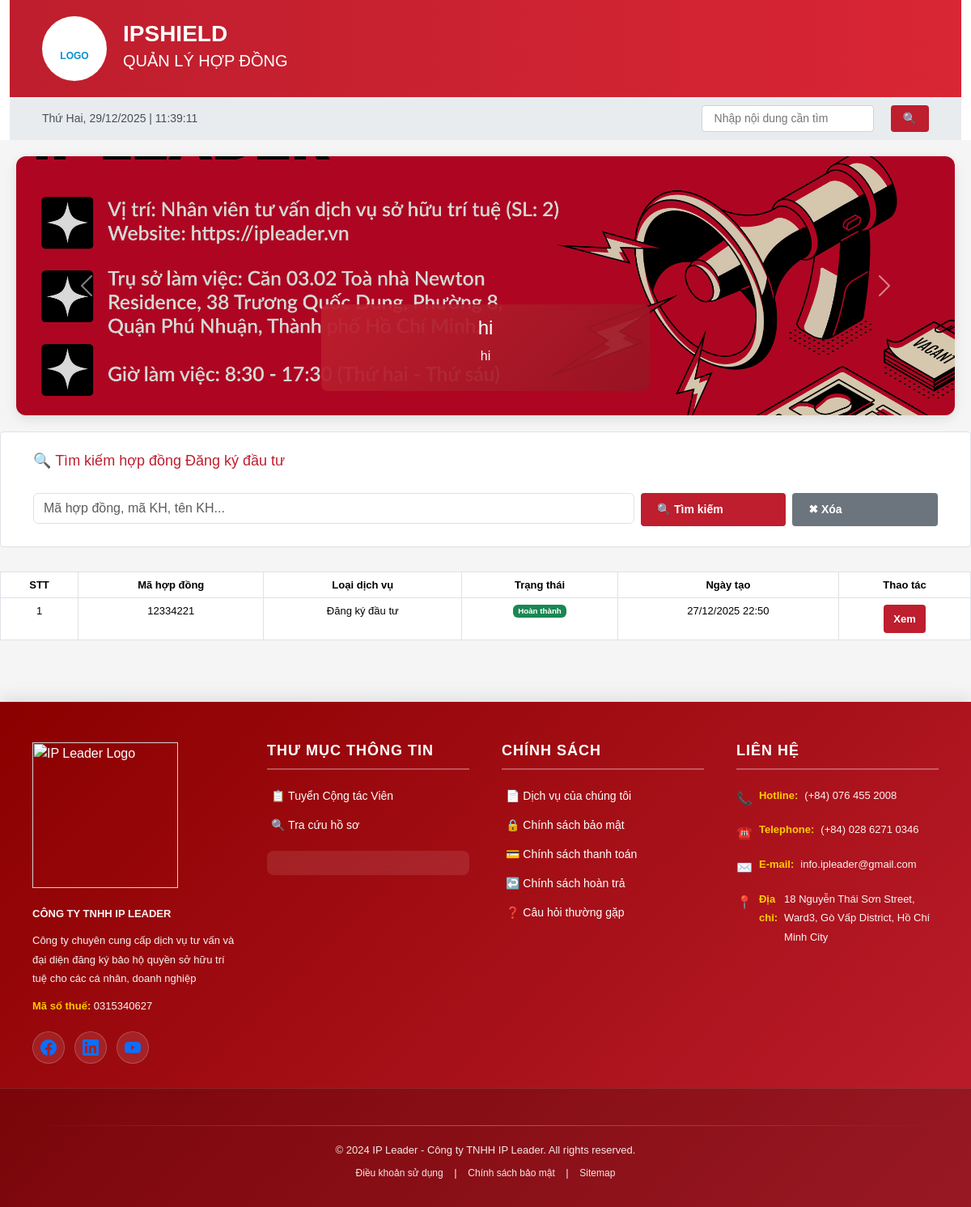
Before: /hop-dong/dang-ky-dau-tu/ with the older database file.
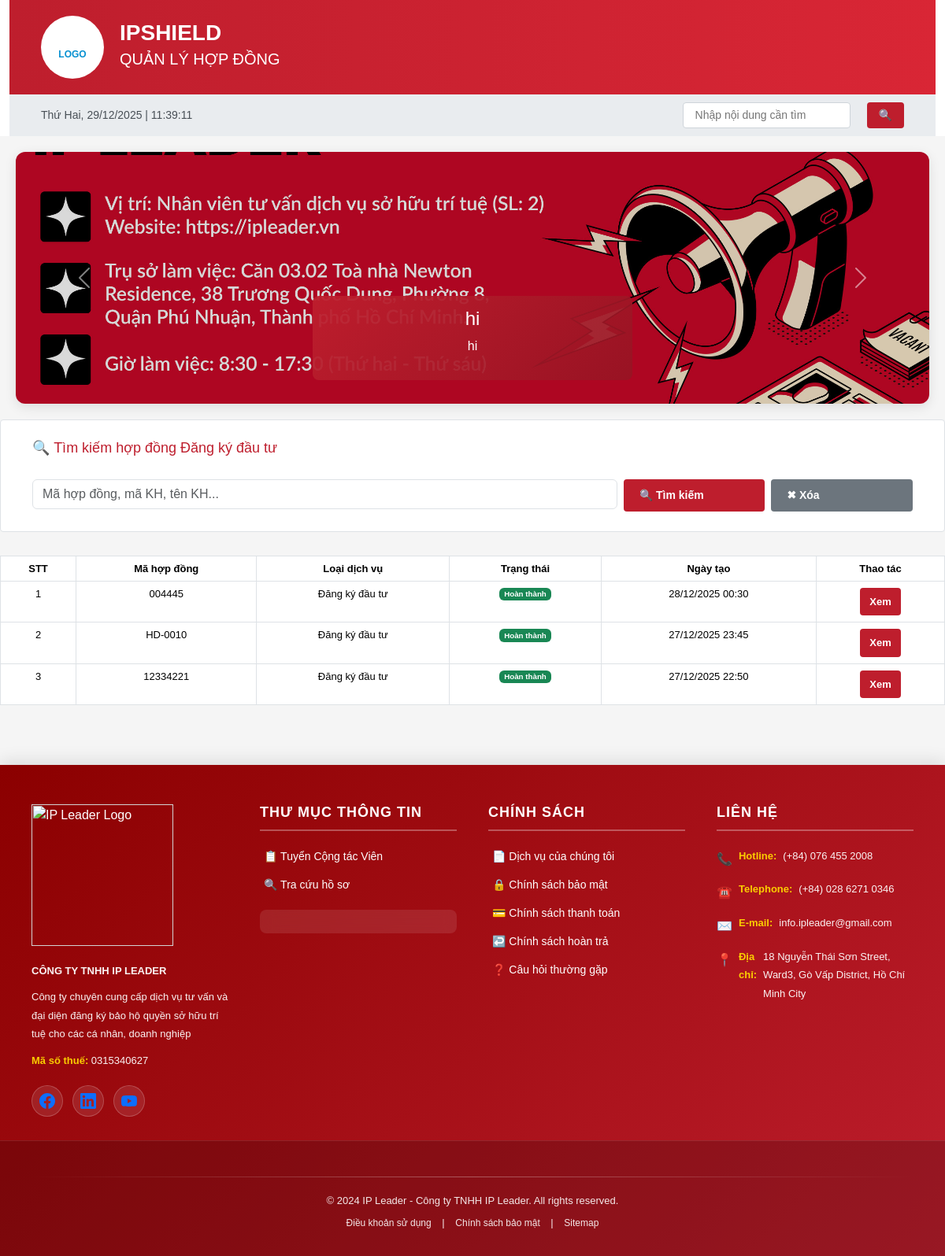
After: the same page with the newer database file.
### ipshieldapp/models.py (models this page shows, shortened)
class Slider(models.Model):
    title = models.CharField(max_length=255)
    description = models.CharField(max_length=255, blank=True)
    image = models.ImageField(upload_to='sliders/')
    is_active = models.BooleanField(default=True)

class Contract(models.Model):
    SERVICE_TYPE_CHOICES = (
        ('nhanhieu', 'Đăng ký nhãn hiệu'),
        ('banquyen', 'Bản quyền tác giả'),
        ('dkkd', 'Đăng ký kinh doanh'),
        ('dautu', 'Đăng ký đầu tư'),
        ('khac', 'Dịch vụ khác'),
    )
    CONTRACT_STATUS_CHOICES = (
        ('pending', 'Đang chờ xử lý'),
        ('processing', 'Đang xử lý'),
        ('completed', 'Hoàn thành'),
        ('paused', 'Ngưng'),
    )
    PAYMENT_TYPE_CHOICES = (
        ('full', 'Trả dứt điểm'),
        ('installment', 'Trả nhiều đợt'),
    )
    customer = models.ForeignKey(
        Customer,
        on_delete=models.CASCADE,
        related_name='contracts'
    )
    service_type = models.CharField(
        max_length=50,
        choices=SERVICE_TYPE_CHOICES
    )
    contract_no = models.CharField(max_length=50, unique=True)
    contract_value = models.DecimalField(
        max_digits=15,
        decimal_places=0,
        verbose_name='Giá trị hợp đồng'
    )
    payment_type = models.CharField(
        max_length=20,
        choices=PAYMENT_TYPE_CHOICES,
        verbose_name='Hình thức thanh toán'
    )
    prepaid_amount = models.DecimalField(
        max_digits=15,
        decimal_places=0,
        default=0,
        verbose_name='Số tiền trả trước'
    )
    status = models.CharField(
        max_length=20,
        choices=CONTRACT_STATUS_CHOICES,
        default='pending'
    )
    created_at = models.DateTimeField(auto_now_add=True)
    updated_at = models.DateTimeField(default=timezone.now)
    class Meta:
        verbose_name = 'Hợp đồng'
        verbose_name_plural = 'Hợp đồng'
        indexes = [
            models.Index(fields=['contract_no']),
            models.Index(fields=['customer', 'status']),
            models.Index(fields=['created_at']),
        ]

### ipshieldapp/views.py (the view)
# urls.py: path('hop-dong/dang-ky-dau-tu/',views.contract_investment_search,name='contract_investment_search'),
def contract_investment_search(request):
    q = request.GET.get('q', '').strip()
    contracts = Contract.objects.filter(
        service_type='dautu'
    )
    if q:
        contracts = contracts.filter(
            Q(contract_no__icontains=q) |
            Q(customer__customer_code__icontains=q) |
            Q(customer__name__icontains=q)
        )
    contracts = contracts.order_by('-created_at')
    return render(request, 'contract_investment_search.html', {
        'contracts': contracts,
        'q': q
    })

### ipshieldapp/context_processors.py (called while the page is built)
def global_sliders(request):
    return {
        'sliders': Slider.objects.filter(is_active=True)
    }

### templates/contract_investment_search.html
{% extends 'base.html' %}
{% load static %}
{% block body_block %}
<form method="get">
    <div class="search-section">
        <h3>🔍 Tìm kiếm hợp đồng Đăng ký đầu tư</h3>
        <div class="row g-2 mt-2">
            <div class="col-12 col-md-6 col-lg-8">
                <input type="text"
                       name="q"
                       value="{{ q }}"
                       class="form-control"
                       placeholder="Mã hợp đồng, mã KH, tên KH...">
            </div>
            <div class="col-6 col-md-3 col-lg-2">
                <button type="submit"
                        class="btn btn-primary w-100">
                    🔍 Tìm kiếm
                </button>
            </div>
            <div class="col-6 col-md-3 col-lg-2">
                <a href="{% url 'contract_investment_search' %}"
                   class="btn btn-secondary w-100">
                    ✖ Xóa
                </a>
            </div>
        </div>
    </div>
</form>
{% if contracts %}
<div class="contracts-card mt-4">
    <div class="table-responsive">
        <table class="table table-bordered table-hover">
            <thead>
                <tr>
                    <th>STT</th>
                    <th>Mã hợp đồng</th>
                    <th>Loại dịch vụ</th>
                    <th>Trạng thái</th>
                    <th>Ngày tạo</th>
                    <th>Thao tác</th>
                </tr>
            </thead>
            <tbody>
                {% for contract in contracts %}
                <tr>
                    <td>{{ forloop.counter }}</td>
                    <td>{{ contract.contract_no }}</td>
                    <td>{{ contract.get_service_type_display }}</td>
                    <td>
                        {% if contract.status == 'completed' %}
                            <span class="badge bg-success">
                                {{ contract.get_status_display }}
                            </span>
                        {% elif contract.status == 'processing' %}
                            <span class="badge bg-warning text-dark">
                                {{ contract.get_status_display }}
                            </span>
                        {% else %}
                            <span class="badge bg-secondary">
                                {{ contract.get_status_display }}
                            </span>
                        {% endif %}
                    </td>
                    <td>
                        {{ contract.created_at|date:"d/m/Y H:i" }}
                    </td>
                    <td>
                        <a href="{% url 'contract_detail' id=contract.id %}"
                           class="btn btn-sm btn-info">
                            Xem
                        </a>
                    </td>
                </tr>
                {% endfor %}
            </tbody>
        </table>
    </div>
</div>
{% else %}
<div class="text-center mt-4">
    <p>Không tìm thấy hợp đồng đăng ký đầu tư.</p>
</div>
{% endif %}
{% endblock %}

### templates/base.html (shortened to what the changed rows need)
{% load static %}
<head>
    <link href="https://cdn.jsdelivr.net/npm/bootstrap@5.3.8/dist/css/bootstrap.min.css" rel="stylesheet">
    <link href="{% static 'css/base.css' %}" rel="stylesheet">
</head>
    <div class="container">
        <div class="header">
            <div class="header-title">
                <h1>IPSHIELD</h1>
                <h2>QUẢN LÝ HỢP ĐỒNG</h2>
            </div>
        </div>
        </div>
<div class="carousel-section" style="margin:20px; box-shadow:0 4px 15px rgba(0,0,0,0.1); border-radius:12px; overflow:hidden;">
    <div id="mainCarousel" class="carousel slide" data-bs-ride="carousel" data-bs-interval="3500">
        <div class="carousel-inner">
            {% for slider in sliders %}
            <div class="carousel-item {% if forloop.first %}active{% endif %}">
                <img src="{{ slider.image.url }}"
                     class="d-block w-100"
                     alt="{{ slider.title }}"
                     style="height:320px; object-fit:cover; filter:brightness(0.85);">
                <div class="carousel-caption d-none d-md-block"
                     style="background:linear-gradient(135deg, rgba(190,30,45,.95), rgba(150,20,35,.9));
                            padding:15px 30px;
                            border-radius:8px;
                            bottom:30px;
                            left:50%;
                            transform:translateX(-50%);
                            max-width:80%;">
                    <h4>{{ slider.title }}</h4>
                    <p>{{ slider.description }}</p>
                </div>
            </div>
            {% endfor %}
        </div>
    </div>
</div>
 {% block body_block %}
              {% endblock %}

Changed rows visible on the page:
added Contract: contract_no "004445", service_type "Đăng ký đầu tư", status "Hoàn thành", created_at "28/12/2025 00:30"
added Contract: contract_no "HD-0010", service_type "Đăng ký đầu tư", status "Hoàn thành", created_at "27/12/2025 23:45"
